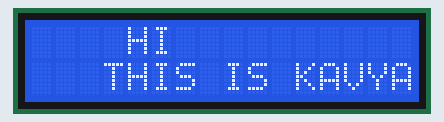
Bench run of a sketch on a simulated Arduino Uno, built with avr-gcc and run on an emulated ATmega328P. On the bench: 16×2 character LCD.

Above: at 0.1 s.
At 6.44 s:
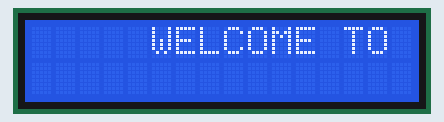
At 9.1 s:
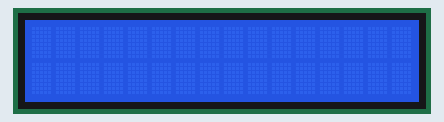
At 12.7 s:
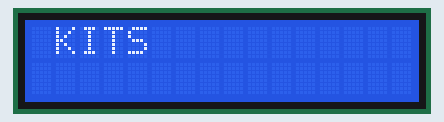
At 16.2 s:
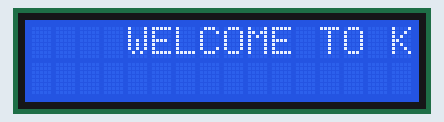
At 23.21 s:
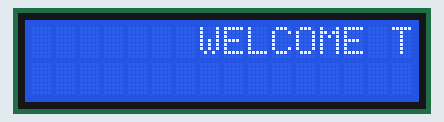

The sketch:

lcd1.ino
```cpp
#include<LiquidCrystal.h>

LiquidCrystal lcd(2,3,4,5,6,7);

void setup()
{

 lcd.begin(16, 2);
  lcd.print("    HI   ");
  lcd.setCursor(0,1);
  lcd.print("   THIS IS KAVYASRI   ");
  delay(3000);
  lcd.clear();
  lcd.setCursor(0,0);

  delay(3000);


}
void loop()
{
  lcd.clear();
  String myString = "   WELCOME TO KITS  ";
  lcd.setCursor(0,0);
  lcd.print(myString);

for (int scrollCounter = 0; scrollCounter < 65; scrollCounter++)
  {

    lcd.scrollDisplayRight();

    delay(250);
  }

  lcd.clear();
}
```

Measured:
- by itself, everything shown: repeats every 16.3 s, in 47 steps
- what the display in image 2 shows lasts 2.5 s, from 9.1 s to 11.6 s
